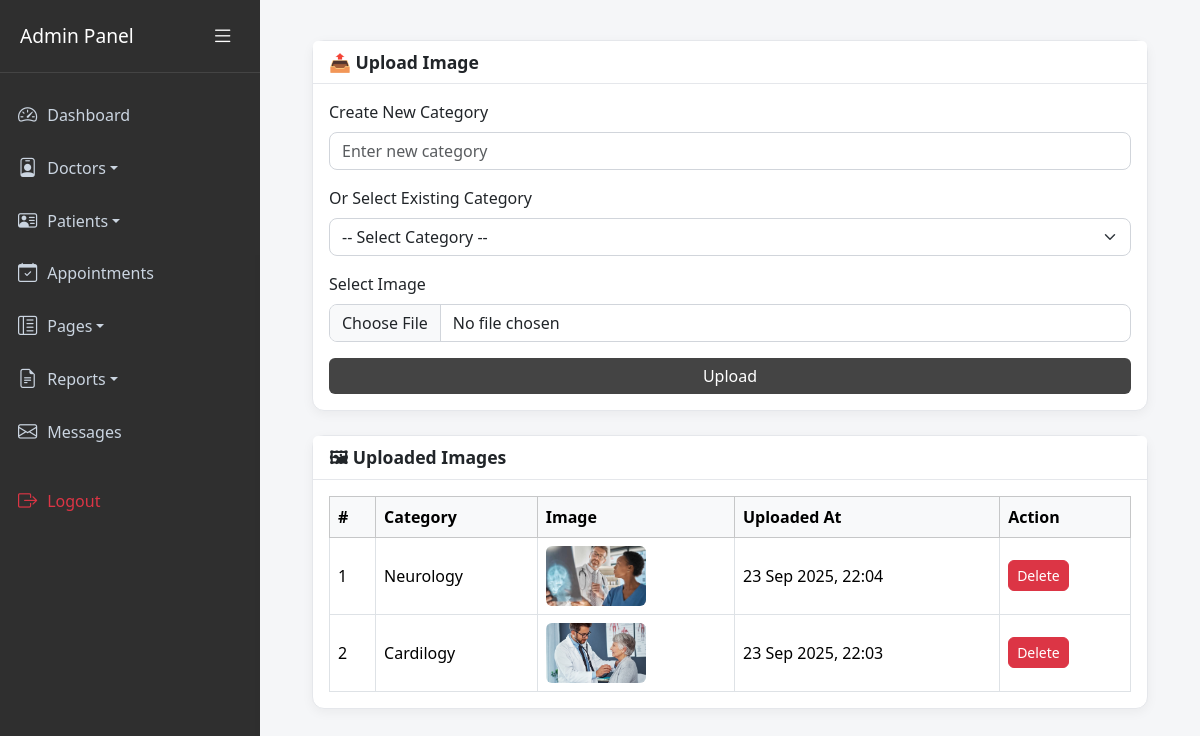
Screenshot of /Admin/Gallery.php with the database file from the repository.
### tables this page shows
CREATE TABLE `gallery` (
  `id` int(11) NOT NULL,
  `cat_id` int(11) NOT NULL,
  `image` varchar(255) NOT NULL,
  `uploaded_at` timestamp NOT NULL DEFAULT current_timestamp()
);

CREATE TABLE `gallery_categories` (
  `id` int(11) NOT NULL,
  `title` varchar(100) NOT NULL,
  `created_at` timestamp NOT NULL DEFAULT current_timestamp()
);

### Admin/Gallery.php (the view, shortened to what this page needs)
<?php
include('assets/include/sidebar.php');
$images = mysqli_query($con, "SELECT g.id, g.image, g.uploaded_at, c.title AS cat_title
                              FROM gallery g
                              JOIN gallery_categories c ON g.cat_id=c.id
                              ORDER BY g.id DESC");
?>
<div class="main-content">
    <div class="container-fluid">
        <div class="card mb-4">
            <div class="card-header fw-semibold">📤 Upload Image</div>
            <div class="card-body">
                <form method="post" enctype="multipart/form-data">
                    <div class="mb-3">
                        <label class="form-label">Create New Category</label>
                        <input type="text" name="category" class="form-control" placeholder="Enter new category">
                    </div>
                    <div class="mb-3">
                        <label class="form-label">Or Select Existing Category</label>
                        <select name="existing_category" class="form-select">
                            <option value="0">-- Select Category --</option>
                        </select>
                    </div>
                    <div class="mb-3">
                        <label class="form-label">Select Image</label>
                        <input type="file" name="image" class="form-control" accept="image/*" required>
                    </div>
                    <button type="submit" name="submit" class="btn btn-primary w-100">Upload</button>
                </form>
            </div>
        </div>
        <div class="card">
            <div class="card-header fw-semibold">🖼 Uploaded Images</div>
            <div class="card-body table-responsive">
                <table class="table table-bordered table-hover align-middle mb-0">
                    <thead class="table-light">
                        <tr>
                            <th>#</th>
                            <th>Category</th>
                            <th>Image</th>
                            <th>Uploaded At</th>
                            <th>Action</th>
                        </tr>
                    </thead>
                    <tbody>
                        <?php $count = 1; while($row = mysqli_fetch_assoc($images)): ?>
                        <tr>
                            <td><?= $count++; ?></td>
                            <td><?= htmlspecialchars($row['cat_title']); ?></td>
                            <td><img src="uploads/gallery/<?= $row['image']; ?>" class="table-img"></td>
                            <td><?= date('d M Y, H:i', strtotime($row['uploaded_at'])); ?></td>
                            <td>
                                <a href="?delete=<?= $row['id']; ?>" class="btn btn-sm btn-danger" onclick="return confirm('Are you sure?')">Delete</a>
                            </td>
                        </tr>
                        <?php endwhile; ?>
                    </tbody>
                </table>
            </div>
        </div>
    </div>
</div>

### Admin/assets/include/sidebar.php (style rules this page uses)
body { font-family: 'Segoe UI', sans-serif; background: #f5f6f8; margin: 0; display: flex; overflow-x: hidden; }
.main-content { margin-left: 260px; padding: 20px; flex-grow: 1; transition: margin-left 0.3s ease; }

### Admin/Gallery.php (style rules this page uses)
.main-content { margin-left: 260px; padding: 40px; min-height: 100vh; background: #f5f6f8; }
.card { border-radius: 12px; box-shadow: 0 3px 12px rgba(0,0,0,0.05); border: 1px solid #e5e7eb; }
.card-header { background: #fff; border-bottom: 1px solid #e5e7eb; font-weight: 600; font-size: 1.1rem; }
.form-control, .form-select { border-radius: 8px; border: 1px solid #d1d5db; }
.btn-primary { background: #444; border: none; border-radius: 6px; }
.btn-danger { border-radius: 6px; }
.table-img { width: 100px; height: 60px; object-fit: cover; border-radius: 6px; }

### rows the page displays
gallery: cat.title "Neurology", image (picture), uploaded_at "23 Sep 2025, 22:04"
gallery: cat.title "Cardilogy", image (picture), uploaded_at "23 Sep 2025, 22:03"
